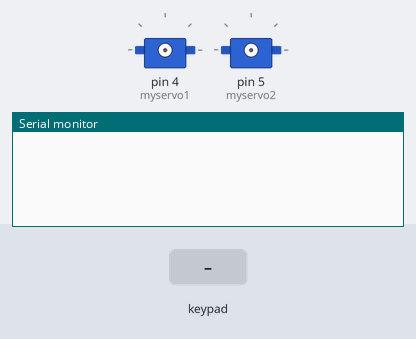
The sketch below on a simulated Arduino Uno, built with avr-gcc and run on an emulated ATmega328P. Parts: 2 × servo, the last lines printed to the serial monitor. The test bench sets the inputs (shaded band).

Above: at 1.2 s.
1.3 s: keypad keys 2 4 8 3 6 pressed 0.4 s apart
At 3.4 s:
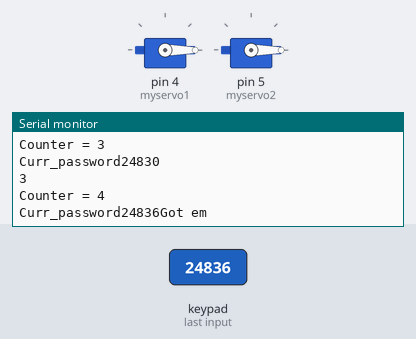
4.8 s: key '*' pressed
7.8 s: key '#' pressed
At 10.6 s:
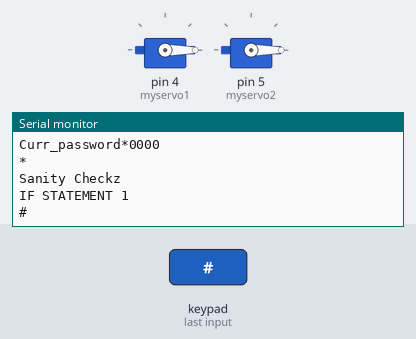
10.8 s: keypad keys 0 0 0 0 0 pressed 0.4 s apart
At 13.8 s:
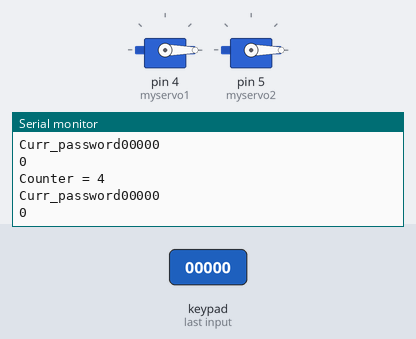
Timing chart, 0 to 15.3 s (numbered marks = the images above; inputs shaded):
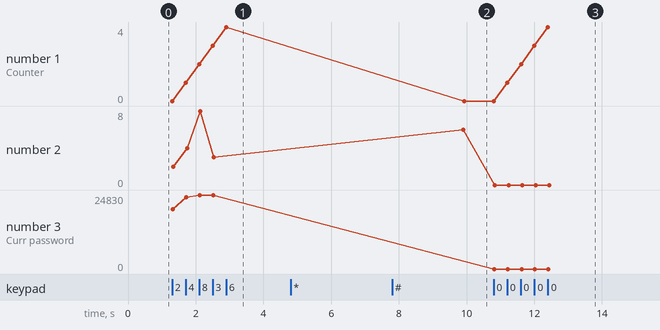

Measured:
- after the input at 1.3 s, the serial monitor: prints a new line at once (image 1)
- after the input at 7.8 s, the serial monitor: prints a new line after 2.3 s (image 2)
- after the input at 10.8 s, the serial monitor: prints a new line at once (image 3)
- plotted number 1: 0 → 4 after the input at 10.8 s

The sketch:

ActualArduinoSensorCode.ino
```cpp
/* In this code, we try to stop random people from coming in here.
*/
#include <Keypad.h>
#include <Servo.h>
#include <Wire.h>

const byte ROWS = 4; //four rows
const byte COLS = 3; //three columns
int COUNTER = 0;
const char act_password[] = {'2', '4', '8', '3', '6'};
char curr_password[] = {'0', '0', '0', '0', '0'};

Servo myservo1;
Servo myservo2;


char keys[ROWS][COLS] = {
  {'1','2','3'},
  {'4','5','6'},
  {'7','8','9'},
  {'*','0','#'}
};
byte rowPins[ROWS] = {9, 8, 7, 6}; //connect to the row pinouts of the keypad
byte colPins[COLS] = {12, 11, 10}; //connect to the column pinouts of the keypad

Keypad keypad = Keypad( makeKeymap(keys), rowPins, colPins, ROWS, COLS );

void setup(){
  Serial.begin(9600);
}

void loop(){
  char key = keypad.getKey();

  if (key){
    if (key == '#') {
      Serial.println("Sanity Checkz");
      reset_curr_pass();
      Serial.println("IF STATEMENT 1");
    }
    else{
      curr_password[COUNTER] = key;

      Serial.print("Counter = ");
      Serial.println(COUNTER);

      Serial.print("Curr_password");
      for (int a = 0; a < 5; a = a + 1){
        Serial.print(curr_password[a]);
      }
      if (COUNTER == 4) {
        bool is_valid = true;
        for (int i = 0; i < 5; i = i + 1) {
          if (curr_password[i] != act_password[i]){
            is_valid = false;
          }
        }
        if (is_valid == true) {
          open_door();
        }
        reset_curr_pass();
      }
      else {
        COUNTER += 1;
      }
    }


//    else if (int(key) == act_password[COUNTER]) {
//      Serial.println("Sanity Checkz 2");
//      COUNTER = COUNTER + 1;
//      if (COUNTER == 5) {
//        Serial.println("OPEN DOOR");
////        open_door();
//      }
//      Serial.println("IF STATEMENT 2");
//    }
    Serial.println();
    Serial.println(key);
  }
}

void reset_curr_pass() {
  for (int i = 0; i < 5; i = i + 1) {
    curr_password[i] = '0';
  }
  COUNTER = 0;
}

void open_door() {
  Serial.print("Got em");

      myservo1.attach(4); //attach servos in this pin
      myservo2.attach(5);

      myservo1.write(0);
      myservo2.write(0);

      delay(7000);  // opens door for 7 seconds

      myservo1.detach();
      myservo2.detach();
}
```
